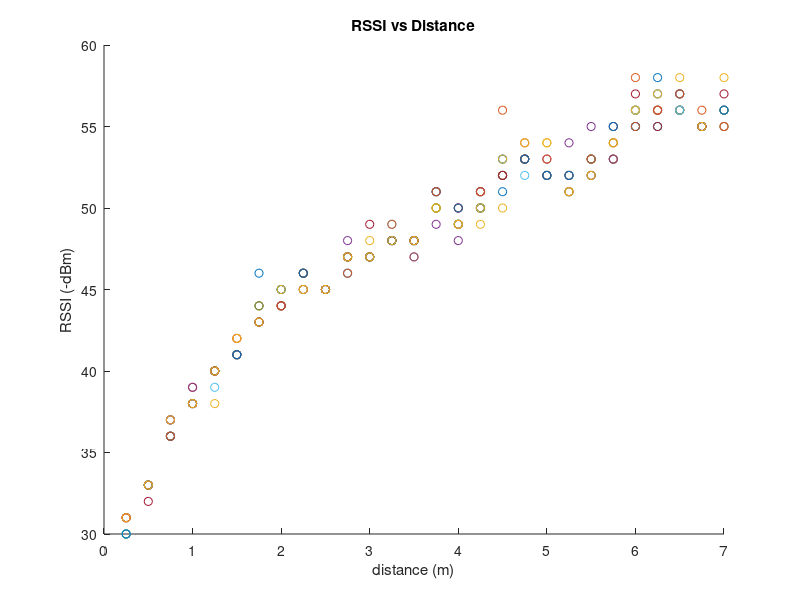

Reproduce this figure in MATLAB. (Note: this script raises an error after producing the figure.)
clc;
clear all;

x =[0.25	30	31	30	31	30	30	31	30	31	31;
0.5	33	33	33	33	33	33	32	33	33	33;
0.75	37	37	36	37	36	36	36	36	36	37;
1	38	39	38	39	38	38	38	38	38	38;
1.25	40	40	38	40	40	39	40	40	40	40;
1.5	41	42	41	41	41	41	41	41	42	42;
1.75	46	43	44	44	44	43	43	43	43	43;
2	45	44	44	44	45	44	44	45	44	45;
2.25	46	46	45	45	46	45	46	46	45	45;
2.5	45	45	45	45	45	45	45	45	45	45;
2.75	46	46	47	48	47	47	47	47	47	47;
3	47	47	48	47	47	47	49	47	47	47;
3.25	48	48	48	48	48	49	48	48	49	48;
3.5	48	48	47	47	48	48	48	48	48	48;
3.75	50	50	50	49	50	51	51	51	51	50;
4	49	50	49	48	49	49	50	50	49	49;
4.25	50	50	49	51	50	51	51	50	51	50;
4.5	51	52	50	52	52	53	52	53	56	53;
4.75	53	53	53	53	53	52	53	53	54	54;
5	52	52	54	53	52	52	52	52	53	54;
5.25	51	52	52	54	51	52	52	52	51	51;
5.5	53	53	53	55	52	52	52	53	53	52;
5.75	53	53	53	53	54	55	55	55	54	54;
6	55	58	56	56	56	56	57	55	55	56;
6.25	57	56	56	56	55	55	55	58	56	57;
6.5	56	56	56	56	56	56	57	57	57	58;
6.75	55	56	55	55	55	55	55	55	55	55;
7	56	55	55	56	56	55	57	56	55	58];

[len wid] = size(x);
hold on;
for ii = 2:wid
    scatter(x(:,1),x(:,ii))
end
xlabel('distance (m)');
ylabel('RSSI (-dBm)');
title('RSSI vs Distance');

[st,n,A] = fitLogDistanceModel(mean(x(:,2:11)')',x(:,1));

plot(0.25:0.25:10,st)